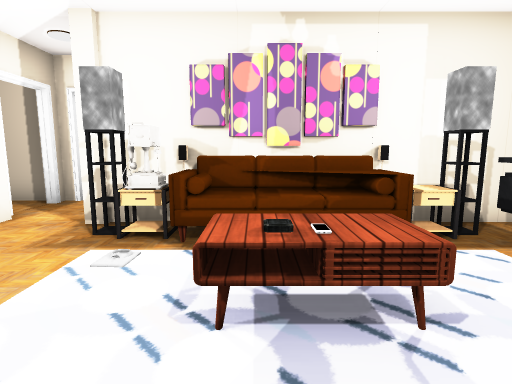
[1] (above)

17 first-person views from a walk through a Unity game level. The camera is 1.4 m above the floor, tilts 8° down and sees 80° across. Doors are open. The floor is counted in squares, 1 m on a side. Each view is taken from the middle of a square. On the plan, view 1 faces up. The plan holds only what a view shows up to about 14 squares ahead; the rest is blank. The player is left out. Some surface patterns are stand-ins.

[2]
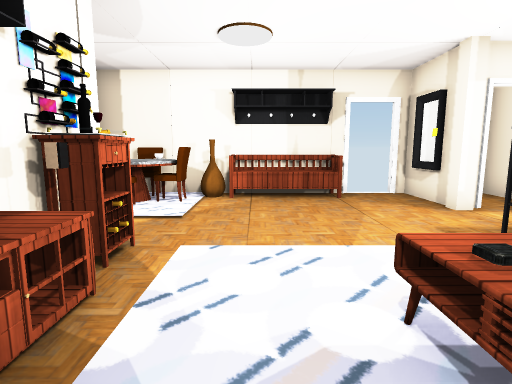

[3]
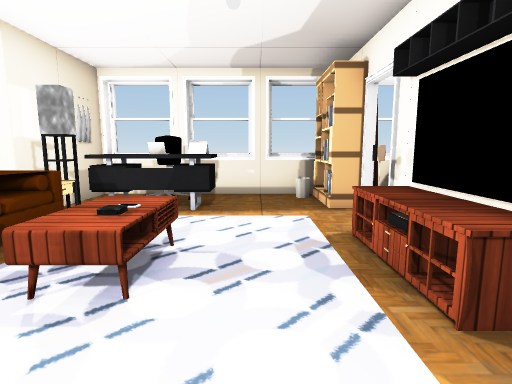

[4]
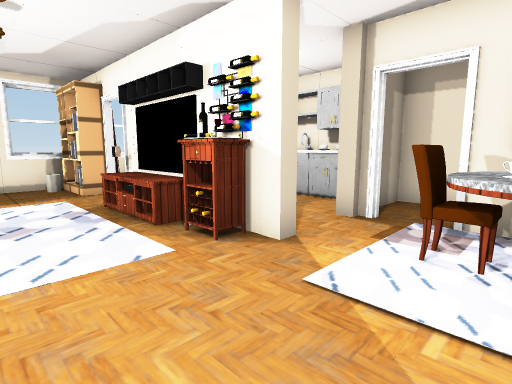

[5]
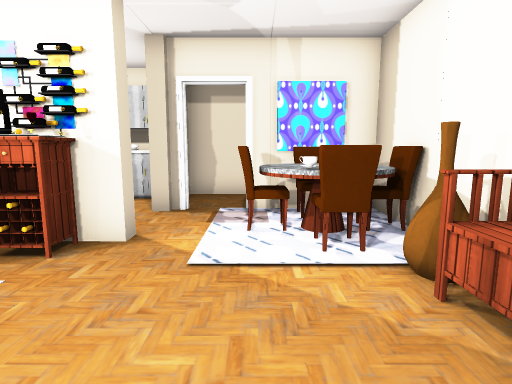

[6]
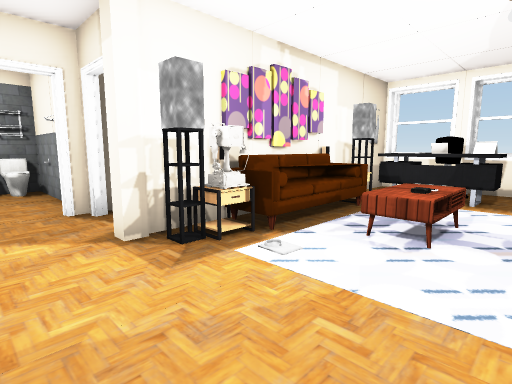

[7]
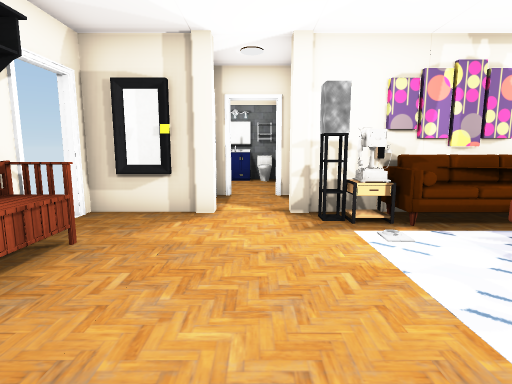

[8]
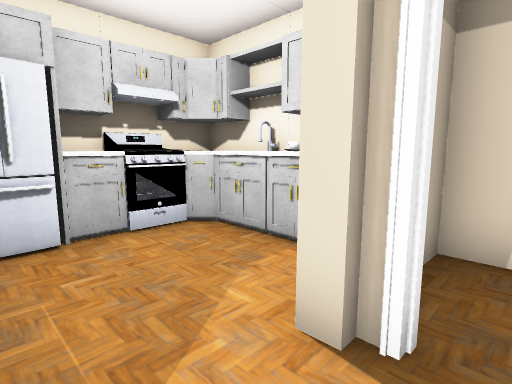

[9]
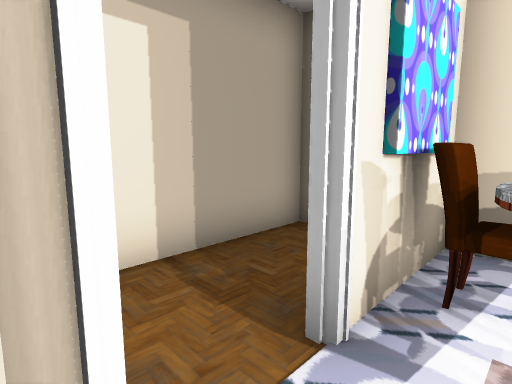

[10]
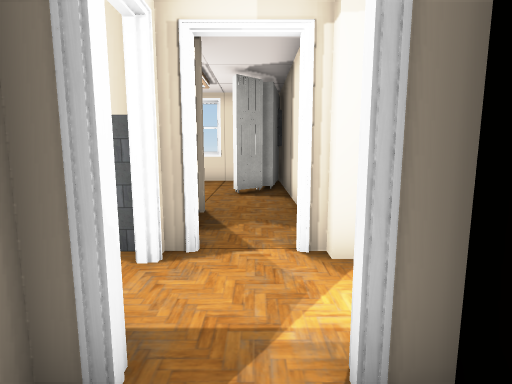

[11]
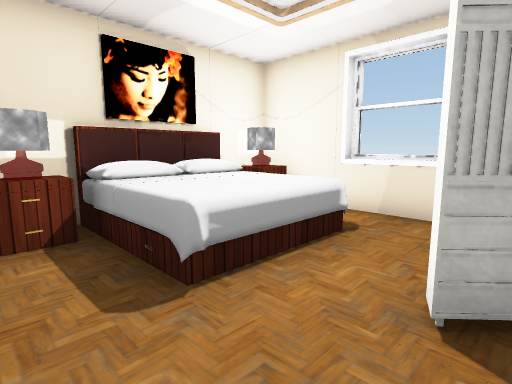

[12]
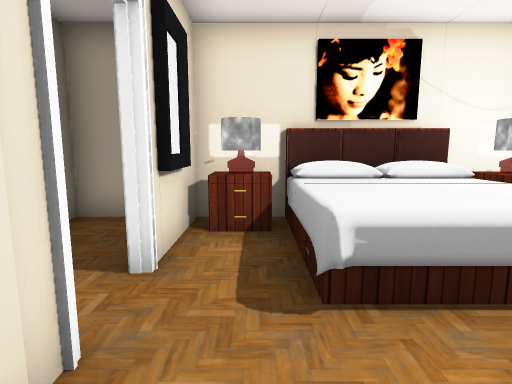

[13]
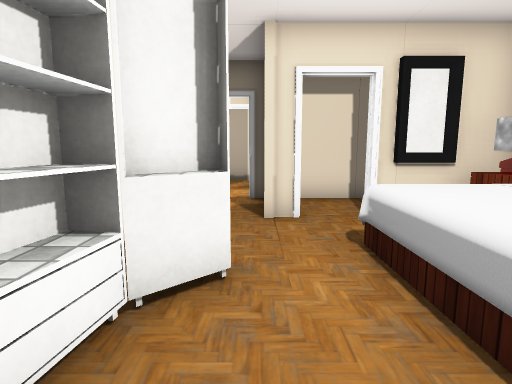

[14]
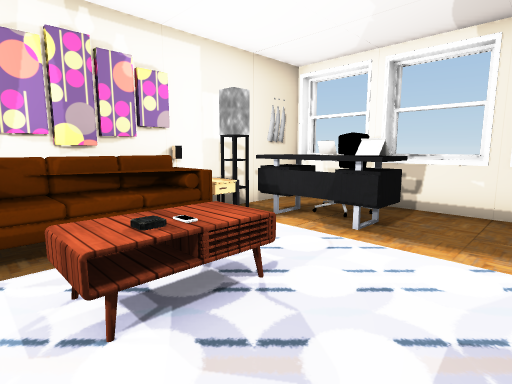

[15]
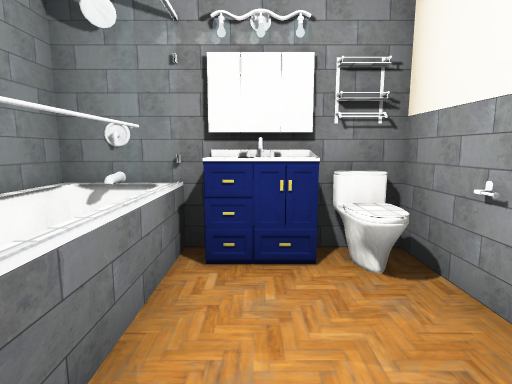

[16]
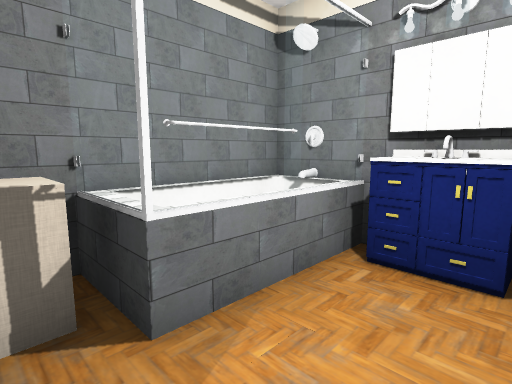

[17]
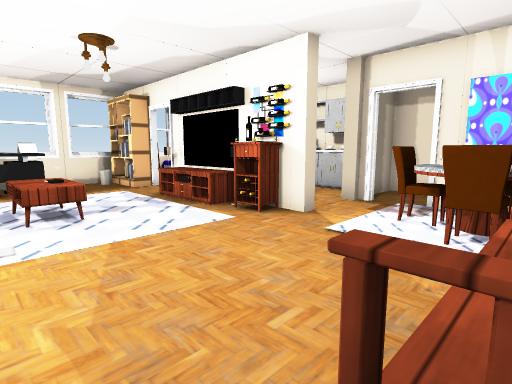

### Floor plan
Points are (right, up) in squares from view 1. A wall is a line through its corners. A room is listed if a view was taken in it or the views show most of it. See-through windows are left out.
Room 1 (views 1, 2, 3, 4, 5, 6, 7, 8, 9, 14, 17)
walls: (-1.5, -1.6) (-1.5, -0.8); (-2.6, -1.5) (0.5, -1.5); (-2.7, 4.8) (-2.7, 5.4); (-0.4, 5.8) (-2.6, 5.8); (3.8, 3.4) (3.8, 4.9); (1.1, -4.1) (1.1, -3.4); (5, 2) (4.4, 2); (-5.4, 5.8) (-7.7, 5.8); (-2.1, -5.6) (0.7, -5.6) (1.2, -5.1); (-5.6, -4) (-4.8, -4) (-4.8, -4.4); (-7.7, 4) (-7.7, -4.1); (-1.8, -6.5) (1.9, -6.5); (6.8, 1) (6.8, 3.1); (6.6, -0.9) (6.6, 6); (5.6, 5.6) (5.1, 5.8); (6.8, -1) (6.8, 0.6); (6.8, 4.2) (6.8, 5.8) (1.4, 5.8)
low walls: (4.4, 3.8) (3.9, 3.8)
ways out: open door at (-5, 7) to room 2; open door at (-3, 7) to room 3; open door at (-4, 8) to room 4; open door at (-4, -4) to room 5; open door at (-8, 4.5); open door at (3.5, -2)
objects: table (-7, -3) to (-6, -2); chair (-7, -2); other object (-7, -1) to (-7, 0); bench (-7, 1) to (-7, 3); chair (-6, -3); other object (-6, -1); chair (-5, -3) to (-5, -2); chair (-5, -1); other object (-5, 6); other object (-3, -4); other object (-3, -2); other object (-3, 6); other object (-2, -1); other object (-2, 5); other object (-1, -6); sofa (-1, 4) to (2, 5); table (-1, 5); table (0, -1) to (1, -1); table (0, 2) to (1, 3); fridge (1, -3) to (1, -2); other object (1, 3); cabinet (2, -3) to (2, -2); table (2, 5) to (3, 5); shelf (4, -1); other object (4, 2); other object (4, 3) to (5, 3); other object (5, -1); other object (5, 3) to (6, 4); shelf (6, -1)
Room 2 (view 10)
walls: (-7.7, 7.8) (-7.7, 5.2); (-5.4, 8.3) (-7.7, 8.3)
ways out: open door at (-5, 7) to room 1
Room 3 (views 11, 12, 13)
walls: (-0.2, 9) (-0.2, 8.4); (1.4, 6) (5.2, 6); (6.6, 7.9) (6.6, 13.2); (6.8, 8.6) (6.8, 10.6); (5.5, 6) (6.2, 6); (-0.1, 12) (-0.1, 10.8); (-0.2, 13.3) (-0.2, 10.3)
ways out: open door at (-3, 7) to room 1; open door at (0, 9.5)
objects: other object (0, 8); table (1, 12); other object (1, 13); bed (2, 10) to (5, 13); cupboard (3, 7) to (5, 8); table (5, 12); other object (6, 12) to (6, 13)
Room 4 (views 15, 16)
walls: (-2.9, 10.5) (-2.9, 13.3); (-6, 13.4) (-6, 9.9)
ways out: open door at (-4, 8) to room 1; opening at (-6, 9) to room 6
objects: cabinet (-5, 13); other object (-4, 12) to (-4, 13)
Room 5 (no view inside)
walls: (-7.8, -6.5) (-2.9, -6.5) (-2.9, -5.3)
ways out: open door at (-4, -4) to room 1
objects: carpet (-7, -4); painting (-6, -4)
Room 6 (no view inside)
walls: (-6, 9.9) (-7.8, 9.9); (-5.4, 13.3) (-7.7, 13.3) (-7.7, 9.2)
ways out: opening at (-6, 9) to room 4
objects: other object (-7, 10)

Positions as (right, up) in squares from view 1, and headings:
1: (0, 0), facing up
2: (2, 1), facing left
3: (-3, 1), facing right
4: (-6, 2), facing down-right
5: (-5, 3), facing down
6: (-5, 1), facing up-right
7: (-4, -1), facing up
8: (-4, -2), facing down-right
9: (-3, -3), facing down-left
10: (-7, 7), facing right
11: (0, 7), facing up-right
12: (1, 7), facing up
13: (6, 8), facing left
14: (-1, 0), facing up-right
15: (-5, 9), facing up
16: (-4, 9), facing up-left
17: (-7, 4), facing down-right
